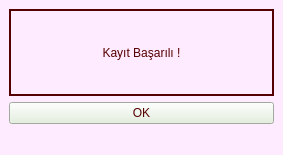
<?xml version="1.0" encoding="UTF-8"?>
<ui version="4.0">
 <class>MainWindow</class>
 <widget class="QMainWindow" name="MainWindow">
  <property name="geometry">
   <rect>
    <x>0</x>
    <y>0</y>
    <width>283</width>
    <height>155</height>
   </rect>
  </property>
  <property name="windowTitle">
   <string>MainWindow</string>
  </property>
  <property name="styleSheet">
   <string notr="true">background-color: rgb(255, 235, 255);
</string>
  </property>
  <widget class="QWidget" name="centralwidget">
   <layout class="QVBoxLayout" name="verticalLayout_4">
    <item>
     <layout class="QVBoxLayout" name="verticalLayout_3">
      <item>
       <layout class="QVBoxLayout" name="verticalLayout">
        <item>
         <widget class="QLabel" name="label">
          <property name="styleSheet">
           <string notr="true">color : rgb(85, 0, 0);
font: 87 italic 12pt &quot;Segoe UI Black&quot;;
background-color: rgb(255, 235, 255);
border : 2px solid rgb(85, 0, 0);</string>
          </property>
          <property name="text">
           <string>Kayıt Başarılı !</string>
          </property>
          <property name="alignment">
           <set>Qt::AlignCenter</set>
          </property>
         </widget>
        </item>
       </layout>
      </item>
      <item>
       <layout class="QVBoxLayout" name="verticalLayout_2">
        <item>
         <widget class="QPushButton" name="pushButton">
          <property name="styleSheet">
           <string notr="true">background-color: rgb(226, 239, 220);
font: 87 8pt &quot;Arial Black&quot;;
color : rgb(85, 0, 0)</string>
          </property>
          <property name="text">
           <string>OK</string>
          </property>
         </widget>
        </item>
       </layout>
      </item>
     </layout>
    </item>
   </layout>
  </widget>
  <widget class="QMenuBar" name="menubar">
   <property name="geometry">
    <rect>
     <x>0</x>
     <y>0</y>
     <width>283</width>
     <height>21</height>
    </rect>
   </property>
  </widget>
  <widget class="QStatusBar" name="statusbar"/>
 </widget>
 <resources/>
 <connections/>
</ui>
